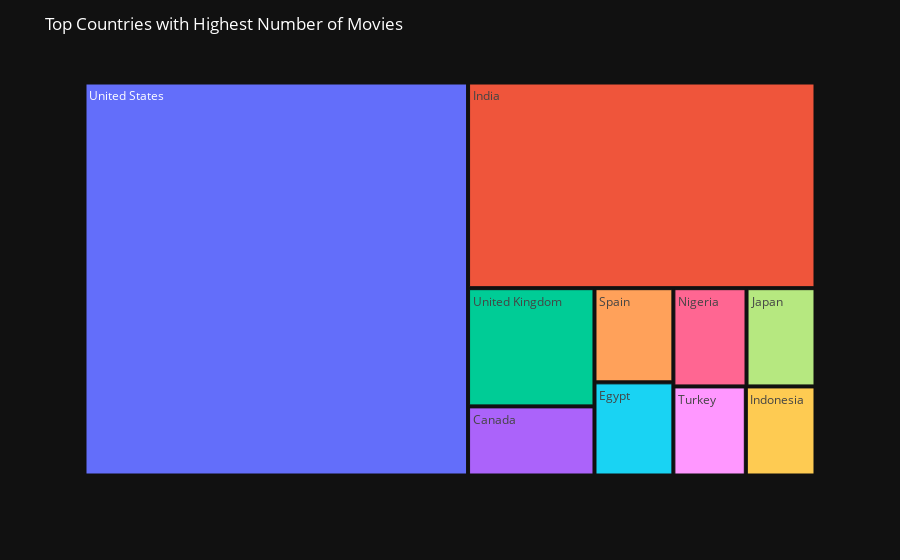

This figure's notebook cell:
### Code cell
top_countries = movie['country'].value_counts().head(10)

fig = px.treemap(names=top_countries.index, parents=["" for _ in top_countries.index], values=top_countries.values)

fig.update_layout(
    plot_bgcolor='rgb(17, 17, 17)',  
    paper_bgcolor='rgb(17, 17, 17)', 
    font_color='white',  
    title='Top Countries with Highest Number of Movies',
)
fig.show()

### Figure 1 — Plotly figure (JSON) as saved in the notebook; plotly's stock layout.template omitted (floating-point values rounded to 4 significant figures)
{"data": [{"domain": {"x": [0, 1], "y": [0, 1]}, "hovertemplate": "label=%{label}<br>value=%{value}<br>parent=%{parent}<extra></extra>", "labels": ["United States", "India", "United Kingdom", "Canada", "Spain", "Egypt", "Nigeria", "Japan", "Turkey", "Indonesia"], "name": "", "parents": ["", "", "", "", "", "", "", "", "", ""], "type": "treemap", "values": [1846, 875, 183, 107, 91, 90, 88, 83, 79, 76]}], "layout": {"font": {"color": "white"}, "legend": {"tracegroupgap": 0}, "margin": {"t": 60}, "paper_bgcolor": "rgb(17, 17, 17)", "plot_bgcolor": "rgb(17, 17, 17)", "title": {"text": "Top Countries with Highest Number of Movies"}}}
